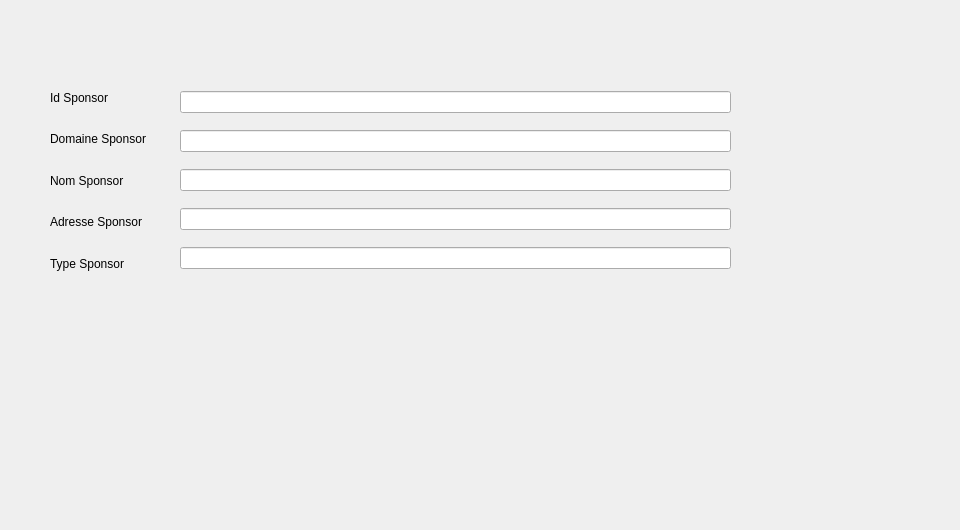
      <widget class="QWidget" name="tab_10">
       <attribute name="title">
        <string>Ajouter</string>
       </attribute>
       <widget class="QPushButton" name="p_ajouter_2sahar">
        <property name="geometry">
         <rect>
          <x>380</x>
          <y>280</y>
          <width>131</width>
          <height>31</height>
         </rect>
        </property>
        <property name="styleSheet">
         <string notr="true">
background-color: transparent;
background: none;
border: none;
background-repeat: none;
border-image: url(:/img_mus/add.png);</string>
        </property>
        <property name="text">
         <string/>
        </property>
       </widget>
       <widget class="QWidget" name="verticalLayoutWidget_15">
        <property name="geometry">
         <rect>
          <x>180</x>
          <y>80</y>
          <width>551</width>
          <height>201</height>
         </rect>
        </property>
        <layout class="QVBoxLayout" name="verticalLayout_5">
         <item>
          <widget class="QLineEdit" name="id_sponsorsahar">
           <property name="styleSheet">
            <string notr="true">color: rgb(0, 0, 0);</string>
           </property>
          </widget>
         </item>
         <item>
          <widget class="QLineEdit" name="domaine_sponsorsahar">
           <property name="styleSheet">
            <string notr="true">color: rgb(0, 0, 0);</string>
           </property>
          </widget>
         </item>
         <item>
          <widget class="QLineEdit" name="nom_sponsorsahar">
           <property name="styleSheet">
            <string notr="true">color: rgb(0, 0, 0);</string>
           </property>
           <property name="text">
            <string/>
           </property>
          </widget>
         </item>
         <item>
          <widget class="QLineEdit" name="adresse_sponsorsahar">
           <property name="styleSheet">
            <string notr="true">color: rgb(0, 0, 0);</string>
           </property>
          </widget>
         </item>
         <item>
          <widget class="QLineEdit" name="type_sponsorsahar">
           <property name="styleSheet">
            <string notr="true">color: rgb(0, 0, 0);</string>
           </property>
          </widget>
         </item>
        </layout>
       </widget>
       <widget class="QWidget" name="verticalLayoutWidget_16">
        <property name="geometry">
         <rect>
          <x>50</x>
          <y>80</y>
          <width>160</width>
          <height>201</height>
         </rect>
        </property>
        <layout class="QVBoxLayout" name="verticalLayout_6">
         <item>
          <widget class="QLabel" name="label_17sahar">
           <property name="styleSheet">
            <string notr="true"/>
           </property>
           <property name="text">
            <string>Id Sponsor</string>
           </property>
          </widget>
         </item>
         <item>
          <widget class="QLabel" name="label_18sahar">
           <property name="styleSheet">
            <string notr="true"/>
           </property>
           <property name="text">
            <string>Domaine Sponsor</string>
           </property>
          </widget>
         </item>
         <item>
          <widget class="QLabel" name="label_19sahar">
           <property name="styleSheet">
            <string notr="true"/>
           </property>
           <property name="text">
            <string>Nom Sponsor</string>
           </property>
          </widget>
         </item>
         <item>
          <widget class="QLabel" name="label_20sahar">
           <property name="styleSheet">
            <string notr="true"/>
           </property>
           <property name="text">
            <string>Adresse Sponsor</string>
           </property>
          </widget>
         </item>
         <item>
          <widget class="QLabel" name="label_21sahar">
           <property name="styleSheet">
            <string notr="true"/>
           </property>
           <property name="text">
            <string>Type Sponsor</string>
           </property>
          </widget>
         </item>
        </layout>
       </widget>
       <widget class="QPushButton" name="pushButton_3sahar">
        <property name="geometry">
         <rect>
          <x>710</x>
          <y>330</y>
          <width>75</width>
          <height>23</height>
         </rect>
        </property>
        <property name="styleSheet">
         <string notr="true">
background-color: transparent;
background: none;
border: none;
background-repeat: none;
border-image: url(:/img_mus/return.png);</string>
        </property>
        <property name="text">
         <string/>
        </property>
       </widget>
       <widget class="QLabel" name="label_38">
        <property name="geometry">
         <rect>
          <x>-40</x>
          <y>-70</y>
          <width>951</width>
          <height>521</height>
         </rect>
        </property>
        <property name="text">
         <string/>
        </property>
        <property name="pixmap">
         <pixmap resource="image.qrc">:/img_mus/12.png</pixmap>
        </property>
       </widget>
       <zorder>label_38</zorder>
       <zorder>p_ajouter_2sahar</zorder>
       <zorder>verticalLayoutWidget_15</zorder>
       <zorder>verticalLayoutWidget_16</zorder>
       <zorder>pushButton_3sahar</zorder>
      </widget>
